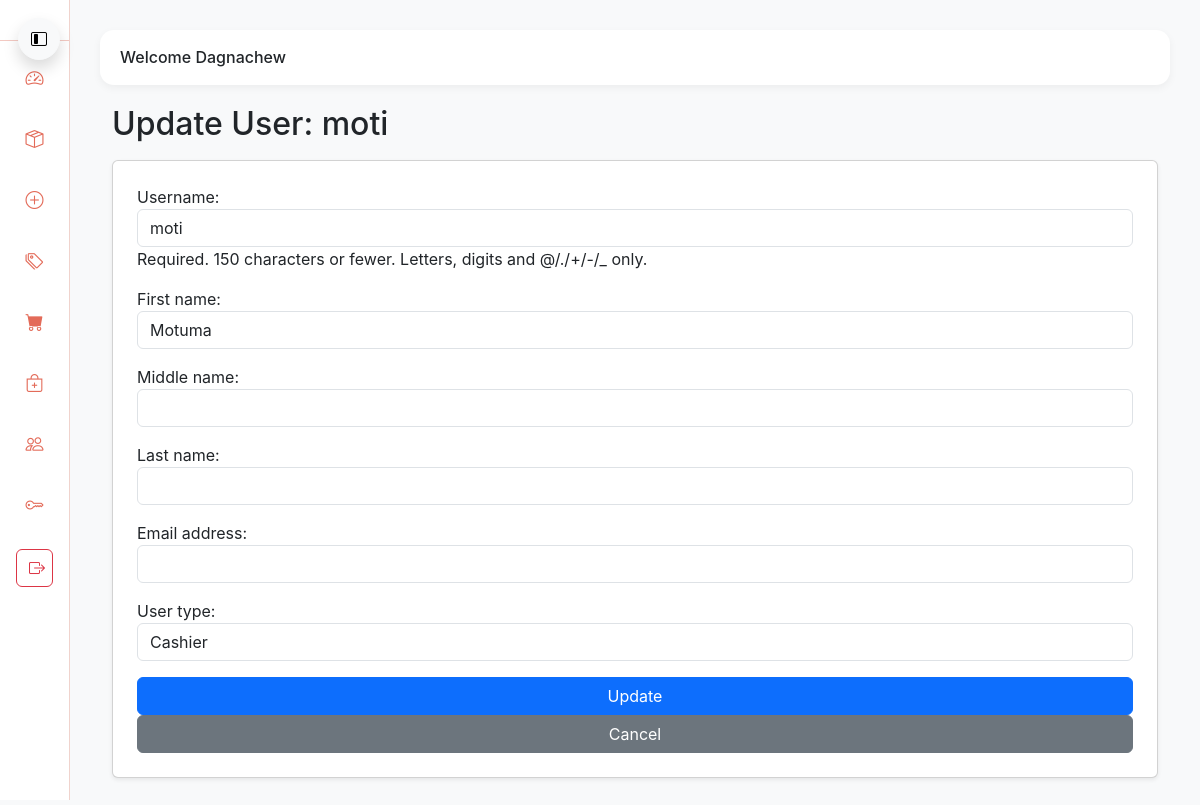
Page /update_user/6/ (signed in) on the earlier database version.
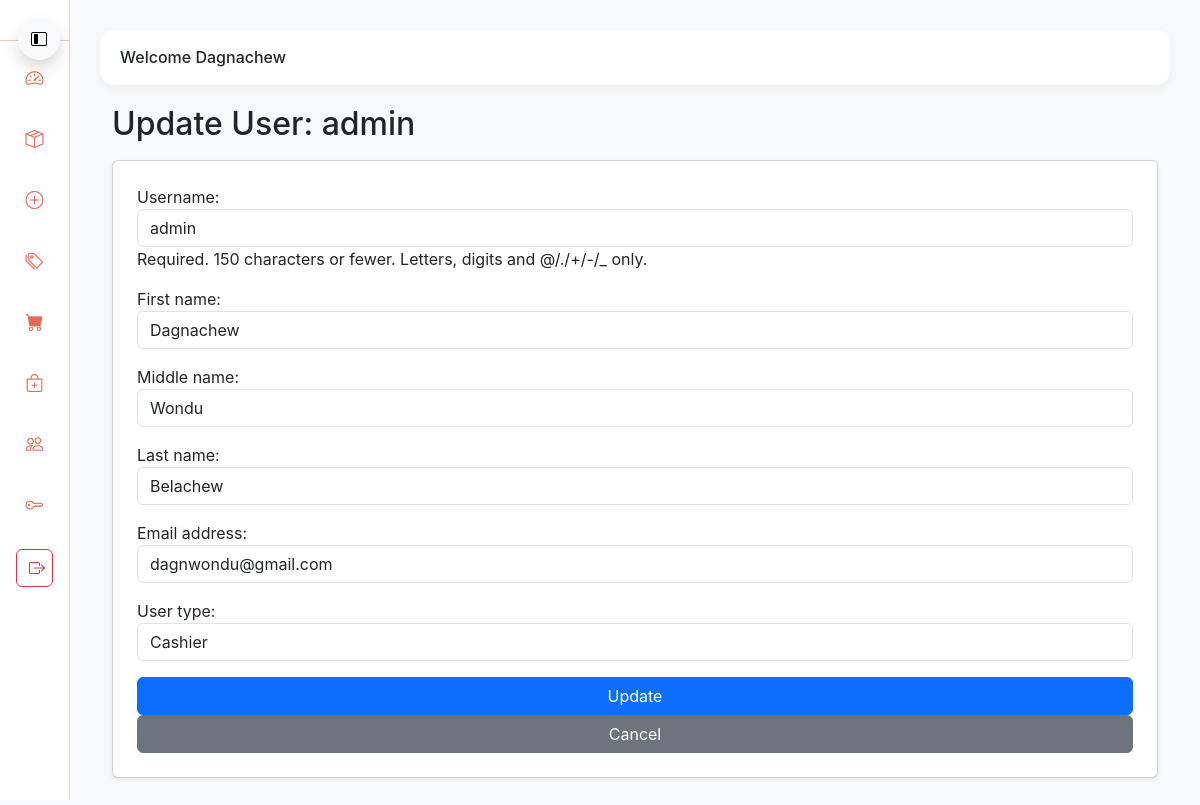
Same page on the later database version.
### authentication/models.py (models this page shows, shortened)
class CustomUser(AbstractUser):
    class UserType(models.TextChoices):
        ADMIN = "admin", "Admin"
        CASHIER = "cashier", "Cashier"
    user_type = models.CharField(
        max_length=20,
        choices=UserType.choices,
        default=UserType.CASHIER
    )
    middle_name = models.CharField(max_length=100, null=True, blank=True)
    company = models.ForeignKey(Company, on_delete=models.CASCADE, null=True, blank=True)

### myapp/views.py (the view)
# urls.py: path('update_user/<int:user_id>/', views.update_user, name = 'update_user'),
@login_required(login_url='/accounts/login')
@user_passes_test(is_admin)
def update_user(request, user_id):
    current_user = request.user
    company = current_user.company
    user = get_object_or_404(
        CustomUser,
        id=user_id,
        company=company
    )
    form = UserUpdateForm(instance=user)
    return render(
        request,
        "update_user.html",
        {
            "form": form,
            "user": user
        }
    )

### authentication/views.py (called while the page is built)
def is_admin(user):
    return user.user_type == 'admin'

### template/update_user.html (shortened to what this page needs)
{% extends 'base.html' %} {% block content %}
<div class="container">
  <h2 class="mb-3">Update User: {{ user.username }}</h2>
  <form
    method="post"
    action="{% url 'update_user_submit' user.id %}"
    class="card p-4 shadow-sm"
  >
    {% csrf_token %} {{ form.as_p }}
    <button type="submit" class="btn btn-primary">Update</button>
    <a href="{% url 'manage_users' %}" class="btn btn-secondary">Cancel</a>
  </form>
</div>
{% endblock %}

Differences in the rows shown:
changed CustomUser "Cashier": username "moti" → "admin"; first_name "Motuma" → "Dagnachew"; middle_name (not shown) → "Wondu"; last_name (not shown) → "Belachew"; email (not shown) → "dagnwondu@gmail.com"
